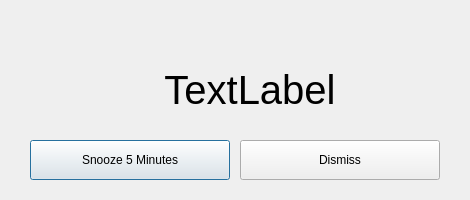
<?xml version="1.0" encoding="UTF-8"?>
<ui version="4.0">
  <class>snooze</class>
  <widget class="QDialog" name="snooze">
    <property name="geometry">
      <rect>
        <x>0</x>
        <y>0</y>
        <width>470</width>
        <height>200</height>
      </rect>
    </property>
    <property name="windowTitle">
      <string>Wake Up!</string>
    </property>
    <widget class="QPushButton" name="snzBtn">
      <property name="geometry">
        <rect>
          <x>30</x>
          <y>140</y>
          <width>200</width>
          <height>40</height>
        </rect>
      </property>
      <property name="text">
        <string>Snooze 5 Minutes</string>
      </property>
    </widget>
    <widget class="QPushButton" name="DismissBtn">
      <property name="geometry">
        <rect>
          <x>240</x>
          <y>140</y>
          <width>200</width>
          <height>40</height>
        </rect>
      </property>
      <property name="text">
        <string>Dismiss</string>
      </property>
    </widget>
    <widget class="QLabel" name="time">
      <property name="geometry">
        <rect>
          <x>100</x>
          <y>60</y>
          <width>300</width>
          <height>60</height>
        </rect>
      </property>
      <property name="font">
        <font>
          <pointsize>30</pointsize>
        </font>
      </property>
      <property name="text">
        <string>TextLabel</string>
      </property>
      <property name="alignment">
        <set>Qt::AlignCenter</set>
      </property>
    </widget>
  </widget>
  <connections/>
</ui>
